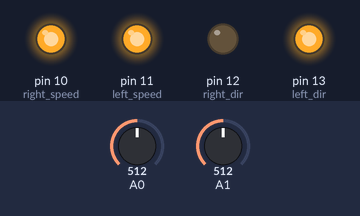
Recording of a sketch running on a simulated Arduino Uno, built with avr-gcc and run on an emulated ATmega328P. Parts: output pins drawn as LEDs (lit = HIGH). The inputs (shaded band) are chosen by the test bench; at power-on: A0 = 512, A1 = 512.

Above: at 0.1 s.
Timing chart, 0 to 1.6 s (numbered marks = the images above):
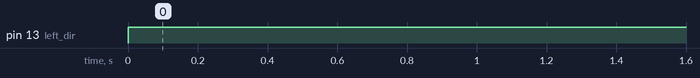

Measured:
- by itself, pin 13 (left_dir): LOW → HIGH at 0.00 s

The sketch:

kegelring.ino
```cpp
/*#define SP 10
#define DP 12
#define SL 11
#define DL 13*/

const int left_speed = 11;
const int left_dir = 13;
const int right_speed = 10;
const int right_dir = 12;

void setup() {
  Serial.begin(9600);
  pinMode(left_speed,OUTPUT);
  pinMode(left_dir,OUTPUT);
  pinMode(right_speed,OUTPUT);
  pinMode(right_dir,OUTPUT);

    analogWrite(left_speed,255);
    analogWrite(right_speed,255);
}

void loop() {
  // distanse
  int d = analogRead(A1) + analogRead(A1) + analogRead(A1) + analogRead(A1) + analogRead(A1);
  d = d/5;
  int distanse = 32*pow(d*0.0048828125, -1.10);
  //Serial.println(distanse);
  int linia = analogRead(A0);
  //Serial.println(linia);
  // linia>200 - черное
    digitalWrite(left_dir,1);
    digitalWrite(right_dir,0);
  while (distanse>30) {

    d = analogRead(A1) + analogRead(A1) + analogRead(A1) + analogRead(A1) + analogRead(A1);
    d = d/5;
    distanse = 32*pow(d*0.0048828125, -1.10);
  }
    digitalWrite(left_dir,1);
    digitalWrite(right_dir,0);
    delay(1000);
    digitalWrite(left_dir,1);
    digitalWrite(right_dir,0);
}
```
